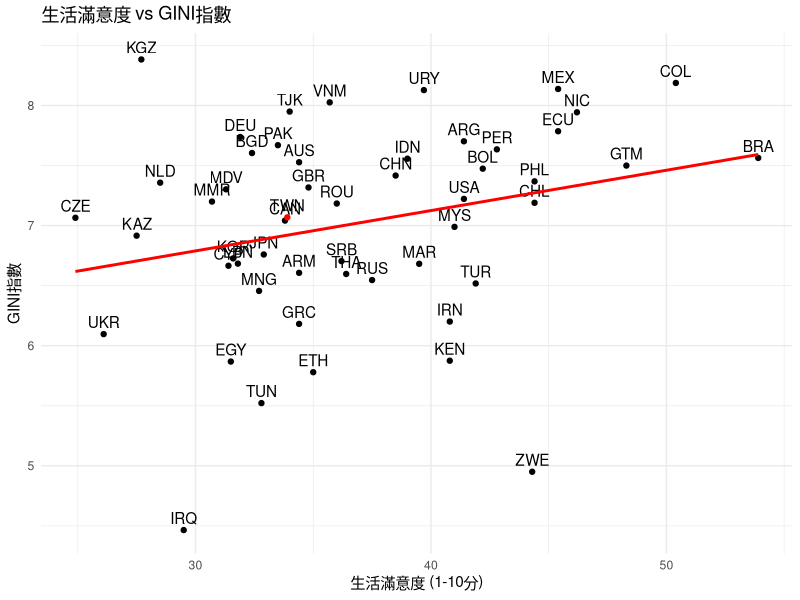

Here is the R script that generated this plot:

library(tidyverse)

library(readxl)
WVS7_sta_Gini <- read_excel("240312/WVS7_sta_Gini.xlsx")
View(WVS7_sta_Gini)

# 使用ggplot2畫出散布圖，並加上預測線
ggplot(WVS7_sta_Gini, aes(x = giniWB, y = life_sta, label = B_COUNTRY_ALPHA)) +
  geom_point(aes(color = (B_COUNTRY_ALPHA == "TWN")), show.legend = FALSE) + # 標示TWN為紅色
  scale_color_manual(values = c("FALSE" = "black", "TRUE" = "red")) + # 非TWN為黑色，TWN為紅色
  geom_text(vjust = -0.5, hjust = 0.5) + # 添加國家代碼標籤
  geom_smooth(method = "lm", se = FALSE, color = "red") + # 添加紅色的預測線，不顯示信賴區間
  theme_minimal() + # 使用簡潔的主題
  labs(title = "生活滿意度 vs GINI指數",
       x = "生活滿意度 (1-10分)",
       y = "GINI指數")